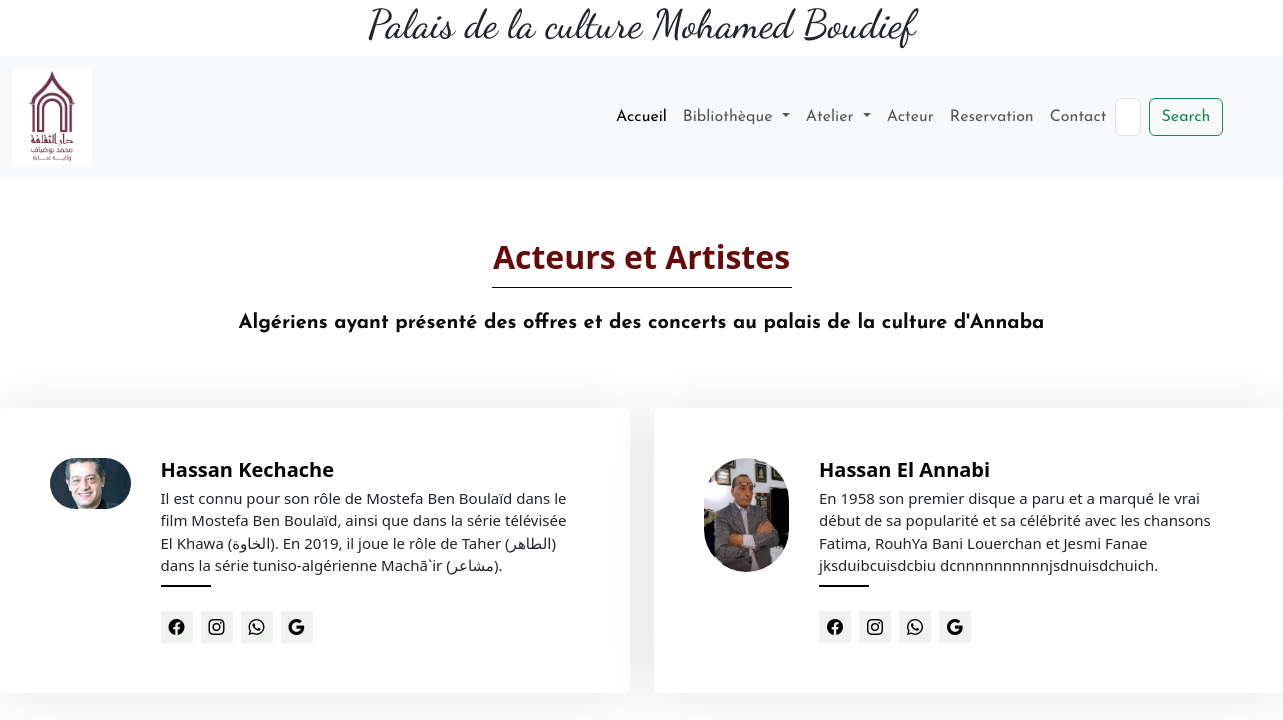
The page /artiste.php on the database its author committed.
### tables this page shows
CREATE TABLE `artiset` (
  `id` int(11) NOT NULL,
  `name` varchar(44) NOT NULL,
  `email` varchar(66) NOT NULL,
  `birthday` varchar(255) NOT NULL,
  `phone` varchar(22) NOT NULL,
  `photo` varchar(255) NOT NULL,
  `outile` varchar(255) NOT NULL
);

### artiste.php (the view, shortened to what this page needs)
<?php
      require_once 'inc/conx.php';
?>
<!doctype html>
<html lang="en">
  <head>
    <link rel="stylesheet" href="https://use.fontawesome.com/releases/v5.13.0/css/all.css" />
    <link rel="stylesheet" href="ray.css">
    <link href="https://cdn.jsdelivr.net/npm/bootstrap@5.3.0-alpha2/dist/css/bootstrap.min.css" rel="stylesheet">
    <link rel="stylesheet" href="https://cdn.jsdelivr.net/npm/bootstrap-icons@1.10.4/font/bootstrap-icons.css">
</head>
  <body>
    <div class="heading">
        <h1>Palais de la culture Mohamed Boudief </h1>
    </div>
    <nav>
    <nav class="navbar navbar-expand-lg bg-body-tertiary">
          <div class="container-fluid">
            <a class="navbar-brand" href="#"><img src="cultimg/images.png"></a>
              <div class="collapse navbar-collapse" id="navbarNavDropdown">
                <ul class="navbar-nav">
                <li class="nav-item">
                    <a class="nav-link active" aria-current="page" href="accuil.php">Accueil</a>
                  </li>
                  <li class="nav-item dropdown">
                    <a class="nav-link dropdown-toggle" href="#" role="button" data-bs-toggle="dropdown" aria-expanded="false">
                      Bibliothèque
                    </a>
                  </li>
                  <li class="nav-item dropdown">
                    <a class="nav-link dropdown-toggle" href="#" role="button" data-bs-toggle="dropdown" aria-expanded="false">
                     Atelier
                    </a>
                  </li>
                  <li class="nav-item">
                    <a class="nav-link" href="artiste.php" >Acteur</a>
                  </li>
                  <li class="nav-item">
                    <a class="nav-link" href="resr.php" >Reservation</a>
                  </li>
                  <li class="nav-item">
                    <a class="nav-link" href="llog.php">Contact</a>
                  </li>
                  <nav class="navbar bg-body-tertiary">
                      <form class="d-flex" role="search">
                        <input class="form-control me-2" type="search" placeholder="Search" aria-label="Search">
                        <button class="btn btn-outline-success" type="submit">Search</button>
                      </form>
                    </div>
                  </nav>
          </nav>
       <section class="acteur">
  <div class="container2">
    <div class="section-title">
      <h2>Acteurs et Artistes</h2>
      <div class="underline"></div>
      <p>Algériens ayant présenté des offres et des concerts au palais de la culture d'Annaba</p>
    </div>
    <div class="row">
      <?php
      $query = "SELECT * FROM artiset";
      $result = mysqli_query($conn, $query);
      if (mysqli_num_rows($result) > 0) {
        while ($row = mysqli_fetch_assoc($result)) {
          $nom = $row['name'];
          $description = $row['outile'];
          $image = "cultimg/" . $row['photo'];
          ?>
          <div class="col-lg-6 mt-4">
            <div class="member d-flex align-items-start">
              <div class="acteurpic">
                <img src="<?php echo $image; ?>" class="img-fluid" alt="team1">
              </div>
              <div class="memer-info">
                <h4><?php echo $nom; ?></h4>
                <span><?php echo $description; ?></span>
                <div class="social">
            <a href=""><i class="bi bi-facebook"></i></a>
            <a href=""><i class="bi bi-instagram"></i></a>
            <a href=""><i class="bi bi-whatsapp"></i></a>
            <a href=""><i class="bi bi-google"></i></a>
            </div>
              </div>
            </div>
          </div>
          <?php
        }
      } else {
        echo "Aucun acteur trouvé.";
      }
      ?>
          </div>
            </div>
  </body>
</html>

### ray.css (style rules this page uses)
* { margin: 0; padding: 0; box-sizing: border-box; }
body { font-family: sans-serif; }
.heading h1 { text-align: center; font-family: "Dancing Script", sans-serif; }
.navbar-nav { padding: 5px 50px; display: block; align-items: center; font-family: "Josefin Sans", sans-serif; }
.navbar-brand img { width: 80px; margin-right:500px; }
.acteur .member { position: relative; padding: 50px; box-shadow: 0px 2px 55px rgba(0,0, 0, 0.1); border-radius: 5px; background: #fff ; }
.acteur .member .acteurpic { overflow: hidden; width: 300px; border-radius: 50px; }
.acteur .member .memer-info { padding-left: 30px; }
.acteur .member h4 { font-weight: 700; margin-bottom: 5px; font-size: 20px; color: black; }
.acteur .member span { display: block; font-size: 15px; padding-bottom: 10px; position: relative; font-weight: 500; }
.acteur .member span::after { content: ""; position: absolute; display: block; width: 50px; height: 2px; background: black; bottom: 0; left: 0; }
.acteur .member .social { margin-top: 12px; display: flex; align-items: center; justify-content: flex-start; }
.acteur .member .social a { display: flex; align-items: center; justify-content: center; width: 32px; height: 32px; background: #eff2ef; }
.acteur .member .social a i { color: black; font-size: 16px; margin: 0 2px; }
.acteur .member .social a+a { margin-left: 8px; }
section { padding: 60px 0; overflow: hidden; }
.section-title { text-align: center; padding-bottom: 30px; }
.underline { width: 300px; height: 1px; background-color: rgb(9, 7, 7); margin: auto; margin-top: -30px; }
.section-title h2 { font-size: 32px; font-weight: bold; margin-bottom: 20px; padding-bottom: 20px; position: relative; color: rgb(102, 10, 10); }
.section-title p { margin-top: 20px; font-family: "Josefin Sans", sans-serif; }
p { font-size: 20px; font-weight: bold; position: relative; color: rgb(12, 12, 12); }

### rows shown on the page
artiset: photo (picture), name "Hassan Kechache", outile "Il est connu pour son rôle de Mostefa Ben Boulaïd dans le film Mostefa Ben Boulaïd, ainsi que dans la série télévisée El Khawa (الخاوة). En 2019, il joue le rôle de Taher (الطاهر) dans la série tuniso-algérienne Machā`ir (مشاعر)."
artiset: photo (picture), name "Hassan El Annabi", outile "En 1958 son premier disque a paru et a marqué le vrai début de sa popularité et sa célébrité avec les chansons Fatima, RouhYa Bani Louerchan et Jesmi Fanae jksduibcuisdcbiu dcnnnnnnnnnnjsdnuisdchuich."
